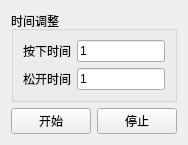
<?xml version="1.0" encoding="UTF-8"?>
<ui version="4.0">
 <class>Form</class>
 <widget class="QWidget" name="Form">
  <property name="geometry">
   <rect>
    <x>0</x>
    <y>0</y>
    <width>176</width>
    <height>136</height>
   </rect>
  </property>
  <property name="windowTitle">
   <string>Form</string>
  </property>
  <layout class="QVBoxLayout" name="verticalLayout_2">
   <item>
    <widget class="QGroupBox" name="groupBox">
     <property name="title">
      <string>时间调整</string>
     </property>
     <layout class="QVBoxLayout" name="verticalLayout">
      <item>
       <layout class="QHBoxLayout" name="horizontalLayout">
        <item>
         <widget class="QLabel" name="label_presstime">
          <property name="text">
           <string>按下时间</string>
          </property>
         </widget>
        </item>
        <item>
         <widget class="QLineEdit" name="lineEdit_presstime">
          <property name="text">
           <string>1</string>
          </property>
         </widget>
        </item>
       </layout>
      </item>
      <item>
       <layout class="QHBoxLayout" name="horizontalLayout_2">
        <item>
         <widget class="QLabel" name="label_releasetime">
          <property name="text">
           <string>松开时间</string>
          </property>
         </widget>
        </item>
        <item>
         <widget class="QLineEdit" name="lineEdit_releasetime">
          <property name="inputMask">
           <string/>
          </property>
          <property name="text">
           <string>1</string>
          </property>
         </widget>
        </item>
       </layout>
      </item>
     </layout>
    </widget>
   </item>
   <item>
    <layout class="QHBoxLayout" name="horizontalLayout_3">
     <item>
      <widget class="QPushButton" name="pushButton_start">
       <property name="text">
        <string>开始</string>
       </property>
      </widget>
     </item>
     <item>
      <widget class="QPushButton" name="pushButton_stop">
       <property name="text">
        <string>停止</string>
       </property>
      </widget>
     </item>
    </layout>
   </item>
  </layout>
 </widget>
 <resources/>
 <connections/>
</ui>
